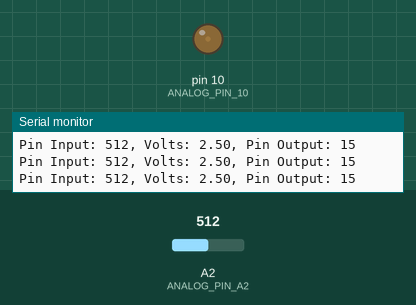
Bench run of a sketch on a simulated Arduino Uno, built with avr-gcc and run on an emulated ATmega328P. On the bench: output pins drawn as LEDs (lit = HIGH), the last lines printed to the serial monitor. Inputs (shaded band) come from the test bench; at power-on: A2 (ANALOG_PIN_A2) = 512.

Above: at 1.3 s.
1.4 s: A2 (ANALOG_PIN_A2) set to 900
At 2.2 s:
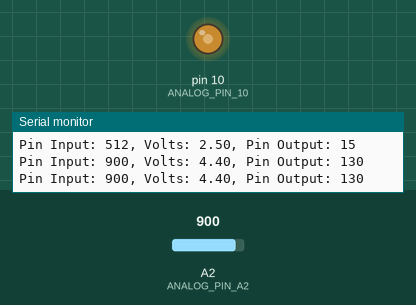
3.0 s: A2 (ANALOG_PIN_A2) set to 1023
At 3.5 s:
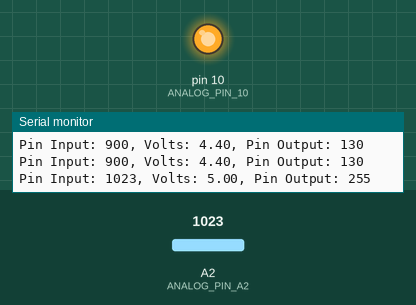
4.5 s: A2 (ANALOG_PIN_A2) set to 122
At 4.8 s:
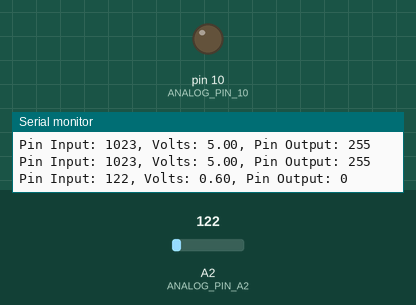
Timing chart, 0 to 7.5 s (numbered marks = the images above; inputs shaded):
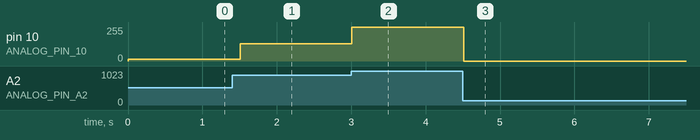

The sketch:

dimmer_potentiometer.ino
```cpp
int ANALOG_PIN_A2 = A2;
int ANALOG_PIN_10 = 10; //~10
int PIN_INPUT;
int PIN_OUTPUT;
float VOLTS;
int BAUD = 9600;

void setup() {
  // put your setup code here, to run once:
  pinMode(ANALOG_PIN_A2, INPUT);
  pinMode(ANALOG_PIN_10, OUTPUT);
  Serial.begin(BAUD);
}

void loop() {
  // put your main code here, to run repeatedly:
  PIN_INPUT = analogRead(ANALOG_PIN_A2);
  VOLTS = (5.0/1023) * PIN_INPUT;
  Serial.print("Pin Input: " + String(PIN_INPUT));
  Serial.print(", Volts: " + String(VOLTS));
  // PIN_OUTPUT = (255.0/1023) * PIN_INPUT;
  PIN_OUTPUT = pow(2, PIN_INPUT/127.875) - 1;
  Serial.println(", Pin Output: " + String(PIN_OUTPUT));
  analogWrite(ANALOG_PIN_10, PIN_OUTPUT);
  delay(500);
}
```

Measured:
- after the input at 1.4 s, pin 10 (ANALOG_PIN_10): 15/255 → 130/255 after 0.11 s
- after the input at 3.0 s, pin 10 (ANALOG_PIN_10): 130/255 → 255/255 at once
- after the input at 4.5 s, pin 10 (ANALOG_PIN_10): 255/255 → 0/255 at once
